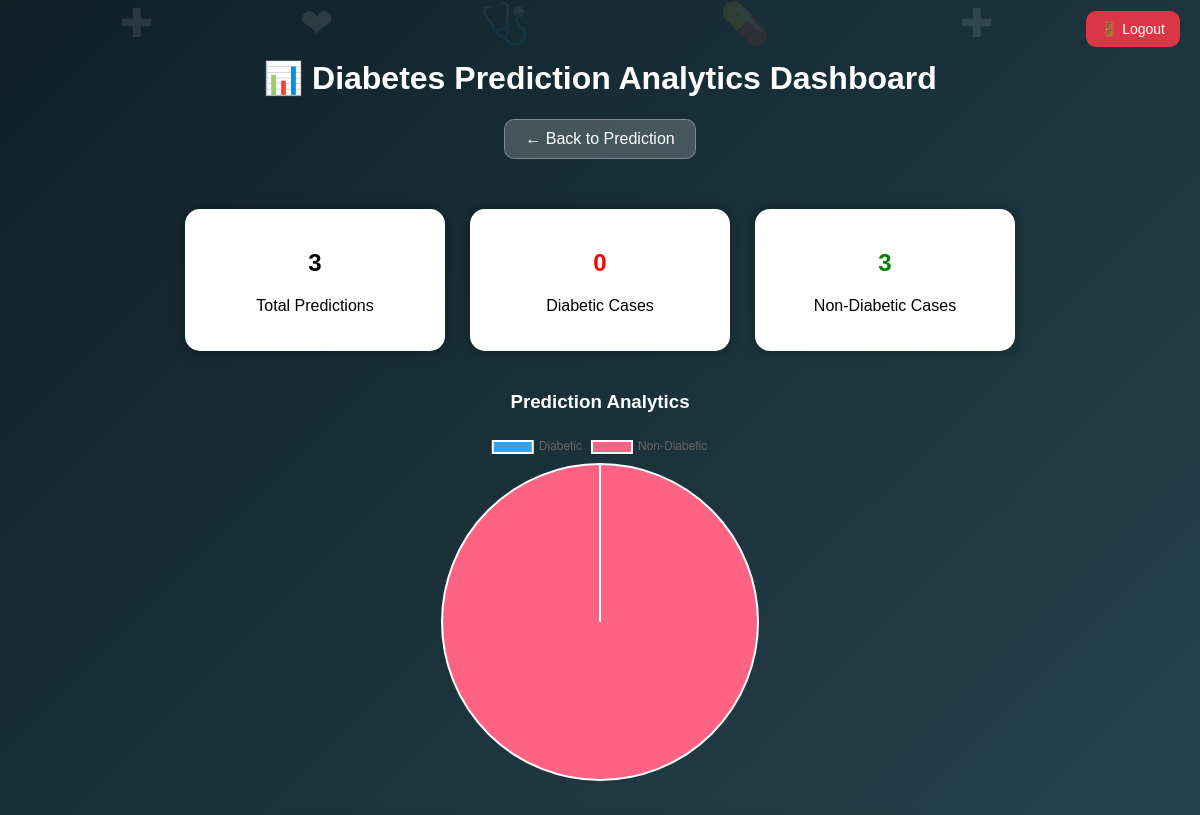
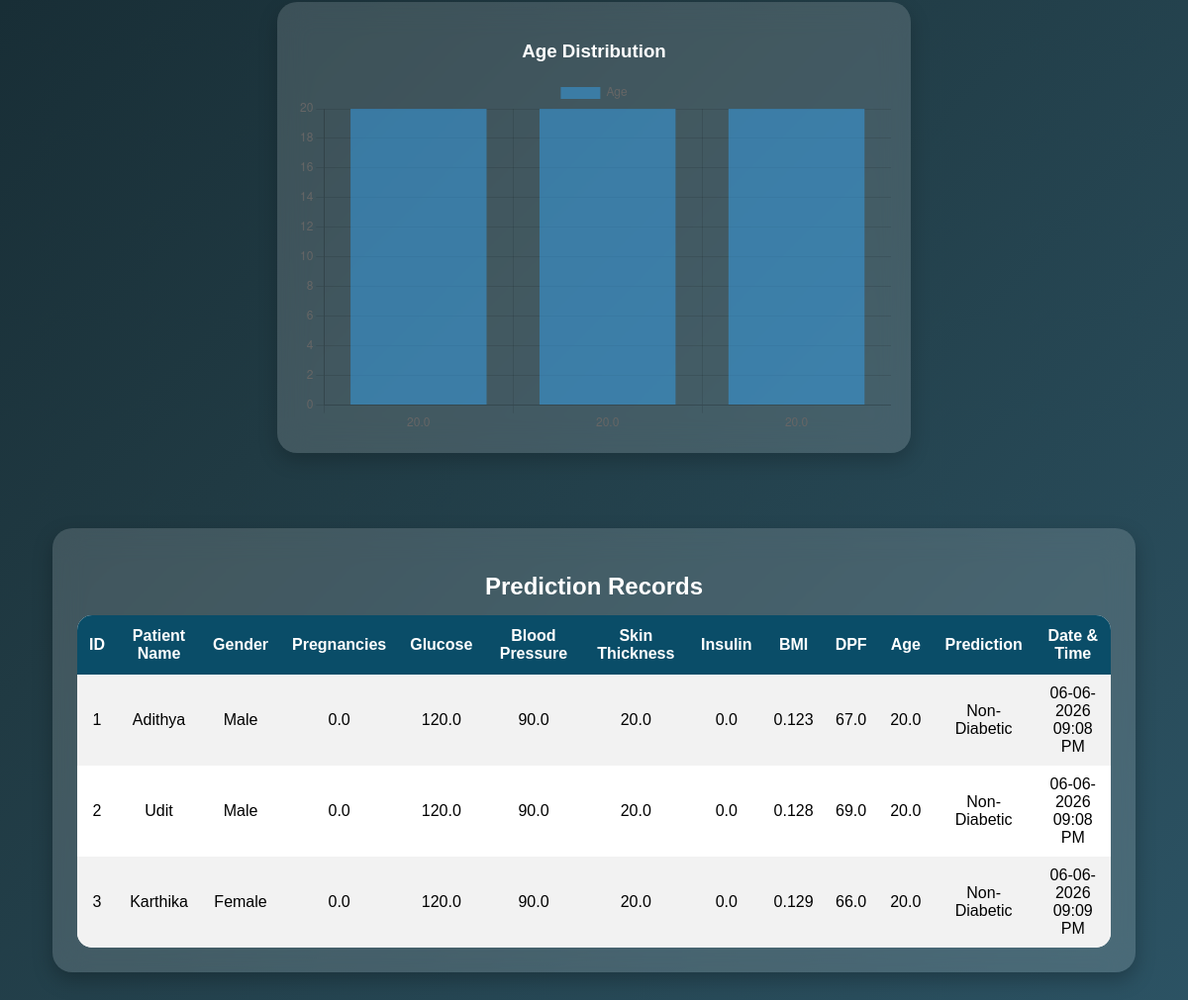
The app's page /history with its own data (2 pictures, top to bottom).
### tables this page shows
CREATE TABLE predictions (
    id INTEGER PRIMARY KEY AUTOINCREMENT,
    pregnancies REAL,
    glucose REAL,
    bloodpressure REAL,
    skinthickness REAL,
    insulin REAL,
    bmi REAL,
    dpf REAL,
    age REAL,
    prediction TEXT
, timestamp TEXT, patient_name TEXT, gender TEXT);

### app.py (the view)
@app.route('/history')
def history():
    conn = sqlite3.connect('database.db')
    cursor = conn.cursor()
    cursor.execute("SELECT * FROM predictions")
    records = cursor.fetchall()
    total_predictions = len(records)
    diabetic_count = sum(
        1 for row in records
        if row[9] == "Diabetic"
    )
    non_diabetic_count = sum(
        1 for row in records
        if row[9] == "Non-Diabetic"
    )
    age_labels = [row[8] for row in records]
    conn.close()
    return render_template(
        'history.html',
        records=records,
        total_predictions=total_predictions,
        diabetic_count=diabetic_count,
        non_diabetic_count=non_diabetic_count,
        age_labels=age_labels
    )

### templates/history.html (shortened to what this page needs)
<!DOCTYPE html>
<html>
<head>
</head>
<body>
    <div class="medical-bg">
      <span style="left:10%">✚</span>
      <span style="left:25%">❤</span>
      <span style="left:40%">🩺</span>
      <span style="left:60%">💊</span>
      <span style="left:80%">✚</span>
    </div>
    <div class="container">
    <div style="text-align:right;">
        <a href="/logout" class="logout-btn">
            🚪 Logout
        </a>
    </div>
<div class="dashboard-title">
    <h1>📊 Diabetes Prediction Analytics Dashboard</h1>
    <a href="/predict_page" class="back-btn">← Back to Prediction</a>
</div>
<div class="stats-container">
    <div class="stat-card">
        <h2>{{ total_predictions }}</h2>
        <p>Total Predictions</p>
    </div>
    <div class="stat-card diabetic">
        <h2>{{ diabetic_count }}</h2>
        <p>Diabetic Cases</p>
    </div>
    <div class="stat-card non-diabetic">
        <h2>{{ non_diabetic_count }}</h2>
        <p>Non-Diabetic Cases</p>
    </div>
</div>
<h3 style="color:white;text-align:center;">
    Prediction Analytics
</h3>
<div style="width:350px;margin:auto;">
    <canvas id="pieChart"></canvas>
</div>
<br><br>
<div class="chart-card">
    <h3 class="chart-title">Age Distribution</h3>
    <canvas id="barChart" height="180"></canvas>
</div>
<br><br>
<div class="table-card">
<h2 class="chart-title">
    Prediction Records
</h2>
    <table>
        <tr>
            <th>ID</th>
            <th>Patient Name</th>
            <th>Gender</th>
            <th>Pregnancies</th>
            <th>Glucose</th>
            <th>Blood Pressure</th>
            <th>Skin Thickness</th>
            <th>Insulin</th>
            <th>BMI</th>
            <th>DPF</th>
            <th>Age</th>
            <th>Prediction</th>
            <th>Date & Time</th>
        </tr>
        {% for row in records %}
        <tr>
            <td>{{ row[0] }}</td>
            <td>{{ row[11] }}</td>
            <td>{{ row[12] }}</td>
            <td>{{ row[1] }}</td>
            <td>{{ row[2] }}</td>
            <td>{{ row[3] }}</td>
            <td>{{ row[4] }}</td>
            <td>{{ row[5] }}</td>
            <td>{{ row[6] }}</td>
            <td>{{ row[7] }}</td>
            <td>{{ row[8] }}</td>
            <td>{{ row[9] }}</td>
            <td>{{ row[10] }}</td>
        </tr>
        {% endfor %}
    </table>
</div>
<script>
const ctx = document.getElementById('pieChart');
new Chart(ctx,{
    type:'pie',
    data:{
        labels:['Diabetic','Non-Diabetic'],
        datasets:[{
            data:[
                {{ diabetic_count }},
                {{ non_diabetic_count }}
            ]
        }]
    }
});
const barCtx=document.getElementById('barChart');
new Chart(barCtx,{
    type:'bar',
    data:{
        labels:[
            {% for age in age_labels %}
            "{{ age }}",
            {% endfor %}
        ],
        datasets:[{
            label:'Age',
            data:[
                {% for age in age_labels %}
                {{ age }},
                {% endfor %}
            ]
        }]
    }
});
</script>
</body>
</html>

### templates/history.html (style rules this page uses)
body { margin:0; padding:20px; font-family:Arial,sans-serif; background:linear-gradient( 135deg, #0f2027, #203a43, #2c5364 ); min-height:100vh; }
.medical-bg { position:fixed; width:100%; height:100%; top:0; left:0; z-index:-1; }
.medical-bg span { position:absolute; color:rgba(255,255,255,0.1); font-size:40px; animation:float 10s linear infinite; }
.dashboard-title { text-align:center; color:white; margin-bottom:30px; }
.stats-container { display:flex; justify-content:center; gap:25px; flex-wrap:wrap; margin-bottom:40px; }
.stat-card { background:white; width:220px; padding:20px; border-radius:15px; text-align:center; box-shadow:0px 0px 15px rgba(0,0,0,0.3); }
.diabetic h2 { color:red; }
.non-diabetic h2 { color:green; }
table { width:100%; border-collapse:collapse; background:white; border-radius:15px; overflow:hidden; }
th { background:#0a4d68; color:white; padding:12px; }
td { padding:10px; text-align:center; }
tr:nth-child(even) { background:#f2f2f2; }
.back-btn { display:inline-block; margin-bottom:20px; padding:10px 20px; background:rgba(255,255,255,0.2); backdrop-filter:blur(10px); color:white; text-decoration:none; border-radius:10px; border:1px solid rgba(255,255,255,0.3); }
.chart-card { background:rgba(255,255,255,0.15); backdrop-filter:blur(15px); border-radius:20px; padding:20px; width:90%; max-width:600px; margin:auto; box-shadow:0 8px 20px rgba(0,0,0,0.2); }
.table-card { background:rgba(255,255,255,0.15); backdrop-filter:blur(15px); border-radius:20px; padding:25px; margin:40px auto; width:90%; box-shadow:0 8px 20px rgba(0,0,0,0.25); }
.chart-title { color:white; text-align:center; margin-bottom:15px; }
.logout-btn { text-decoration:none; background:#dc3545; color:white; padding:10px 15px; border-radius:10px; font-size:14px; }

### records on screen
predictions: id "1", patient_name "Adithya", gender "Male", pregnancies "0.0", glucose "120.0", bloodpressure "90.0", skinthickness "20.0", insulin "0.0", bmi "0.123", dpf "67.0", age "20.0", prediction "Non-Diabetic", timestamp "06-06-2026 09:08 PM"
predictions: id "2", patient_name "Udit", gender "Male", pregnancies "0.0", glucose "120.0", bloodpressure "90.0", skinthickness "20.0", insulin "0.0", bmi "0.128", dpf "69.0", age "20.0", prediction "Non-Diabetic", timestamp "06-06-2026 09:08 PM"
predictions: id "3", patient_name "Karthika", gender "Female", pregnancies "0.0", glucose "120.0", bloodpressure "90.0", skinthickness "20.0", insulin "0.0", bmi "0.129", dpf "66.0", age "20.0", prediction "Non-Diabetic", timestamp "06-06-2026 09:09 PM"

### other values on screen
{{ total_predictions }} "3"
{{ diabetic_count }} "0"
{{ non_diabetic_count }} "3"
chart data {{ diabetic_count }} 0
chart data {{ age }} 20.0, 20.0, 20.0
